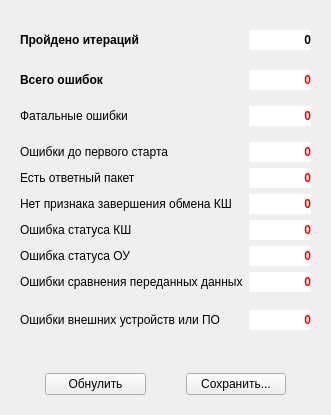
<?xml version="1.0" encoding="UTF-8"?>
<ui version="4.0">
 <class>TestInvalidErr</class>
 <widget class="QWidget" name="TestInvalidErr">
  <property name="geometry">
   <rect>
    <x>0</x>
    <y>0</y>
    <width>331</width>
    <height>415</height>
   </rect>
  </property>
  <property name="windowTitle">
   <string>Неопределённые команды. Статистика ошибок.</string>
  </property>
  <property name="windowIcon">
   <iconset resource="../tgca/tgca.qrc">
    <normaloff>:/pictogram/trash.png</normaloff>:/pictogram/trash.png</iconset>
  </property>
  <layout class="QGridLayout" name="gridLayout" columnstretch="3,1">
   <property name="leftMargin">
    <number>20</number>
   </property>
   <property name="topMargin">
    <number>30</number>
   </property>
   <property name="rightMargin">
    <number>20</number>
   </property>
   <property name="bottomMargin">
    <number>0</number>
   </property>
   <item row="14" column="0">
    <widget class="QLabel" name="label_3">
     <property name="text">
      <string>Ошибки внешних устройств или ПО</string>
     </property>
    </widget>
   </item>
   <item row="13" column="0">
    <widget class="QLabel" name="label_11">
     <property name="maximumSize">
      <size>
       <width>16777215</width>
       <height>6</height>
      </size>
     </property>
     <property name="text">
      <string/>
     </property>
    </widget>
   </item>
   <item row="14" column="1">
    <widget class="QLabel" name="otherErr">
     <property name="minimumSize">
      <size>
       <width>0</width>
       <height>20</height>
      </size>
     </property>
     <property name="font">
      <font>
       <weight>75</weight>
       <bold>true</bold>
      </font>
     </property>
     <property name="styleSheet">
      <string notr="true">color: rgb(255, 0, 0);
background-color: rgb(255, 255, 255);
</string>
     </property>
     <property name="text">
      <string>0</string>
     </property>
     <property name="alignment">
      <set>Qt::AlignRight|Qt::AlignTrailing|Qt::AlignVCenter</set>
     </property>
    </widget>
   </item>
   <item row="2" column="1">
    <widget class="QLabel" name="totalErr">
     <property name="minimumSize">
      <size>
       <width>0</width>
       <height>20</height>
      </size>
     </property>
     <property name="font">
      <font>
       <weight>75</weight>
       <bold>true</bold>
      </font>
     </property>
     <property name="styleSheet">
      <string notr="true">color: rgb(255, 0, 0);
background-color: rgb(255, 255, 255);</string>
     </property>
     <property name="text">
      <string>0</string>
     </property>
     <property name="alignment">
      <set>Qt::AlignRight|Qt::AlignTrailing|Qt::AlignVCenter</set>
     </property>
    </widget>
   </item>
   <item row="0" column="1">
    <widget class="QLabel" name="totalIter">
     <property name="minimumSize">
      <size>
       <width>0</width>
       <height>20</height>
      </size>
     </property>
     <property name="font">
      <font>
       <weight>75</weight>
       <bold>true</bold>
      </font>
     </property>
     <property name="styleSheet">
      <string notr="true">background-color: rgb(255, 255, 255);</string>
     </property>
     <property name="text">
      <string>0</string>
     </property>
     <property name="alignment">
      <set>Qt::AlignRight|Qt::AlignTrailing|Qt::AlignVCenter</set>
     </property>
    </widget>
   </item>
   <item row="10" column="0">
    <widget class="QLabel" name="label_5">
     <property name="text">
      <string>Ошибка статуса КШ</string>
     </property>
    </widget>
   </item>
   <item row="16" column="0" colspan="2">
    <layout class="QHBoxLayout" name="horizontalLayout">
     <property name="spacing">
      <number>40</number>
     </property>
     <property name="leftMargin">
      <number>25</number>
     </property>
     <property name="topMargin">
      <number>20</number>
     </property>
     <property name="rightMargin">
      <number>25</number>
     </property>
     <property name="bottomMargin">
      <number>20</number>
     </property>
     <item>
      <widget class="QPushButton" name="toZero">
       <property name="text">
        <string>Обнулить</string>
       </property>
      </widget>
     </item>
     <item>
      <widget class="QPushButton" name="save">
       <property name="text">
        <string>Сохранить...</string>
       </property>
      </widget>
     </item>
    </layout>
   </item>
   <item row="2" column="0">
    <widget class="QLabel" name="label_2">
     <property name="font">
      <font>
       <weight>75</weight>
       <bold>true</bold>
      </font>
     </property>
     <property name="text">
      <string>Всего ошибок</string>
     </property>
    </widget>
   </item>
   <item row="0" column="0">
    <widget class="QLabel" name="label">
     <property name="font">
      <font>
       <weight>75</weight>
       <bold>true</bold>
      </font>
     </property>
     <property name="text">
      <string>Пройдено итераций</string>
     </property>
    </widget>
   </item>
   <item row="5" column="0">
    <widget class="QLabel" name="label_17">
     <property name="maximumSize">
      <size>
       <width>16777215</width>
       <height>4</height>
      </size>
     </property>
     <property name="text">
      <string/>
     </property>
    </widget>
   </item>
   <item row="10" column="1">
    <widget class="QLabel" name="errStatusBC">
     <property name="minimumSize">
      <size>
       <width>0</width>
       <height>20</height>
      </size>
     </property>
     <property name="font">
      <font>
       <weight>75</weight>
       <bold>true</bold>
      </font>
     </property>
     <property name="styleSheet">
      <string notr="true">color: rgb(255, 0, 0);
background-color: rgb(255, 255, 255);</string>
     </property>
     <property name="text">
      <string>0</string>
     </property>
     <property name="alignment">
      <set>Qt::AlignRight|Qt::AlignTrailing|Qt::AlignVCenter</set>
     </property>
    </widget>
   </item>
   <item row="1" column="0">
    <widget class="QLabel" name="label_9">
     <property name="maximumSize">
      <size>
       <width>16777215</width>
       <height>8</height>
      </size>
     </property>
     <property name="text">
      <string/>
     </property>
    </widget>
   </item>
   <item row="3" column="0">
    <widget class="QLabel" name="label_10">
     <property name="maximumSize">
      <size>
       <width>16777215</width>
       <height>4</height>
      </size>
     </property>
     <property name="text">
      <string/>
     </property>
    </widget>
   </item>
   <item row="6" column="1">
    <widget class="QLabel" name="errBefore">
     <property name="minimumSize">
      <size>
       <width>0</width>
       <height>20</height>
      </size>
     </property>
     <property name="font">
      <font>
       <weight>75</weight>
       <bold>true</bold>
      </font>
     </property>
     <property name="styleSheet">
      <string notr="true">color: rgb(255, 0, 0);
background-color: rgb(255, 255, 255);</string>
     </property>
     <property name="text">
      <string>0</string>
     </property>
     <property name="alignment">
      <set>Qt::AlignRight|Qt::AlignTrailing|Qt::AlignVCenter</set>
     </property>
    </widget>
   </item>
   <item row="12" column="0">
    <widget class="QLabel" name="label_8">
     <property name="text">
      <string>Ошибки сравнения переданных данных</string>
     </property>
    </widget>
   </item>
   <item row="15" column="0">
    <spacer name="verticalSpacer">
     <property name="orientation">
      <enum>Qt::Vertical</enum>
     </property>
     <property name="sizeHint" stdset="0">
      <size>
       <width>20</width>
       <height>40</height>
      </size>
     </property>
    </spacer>
   </item>
   <item row="9" column="0">
    <widget class="QLabel" name="label_6">
     <property name="font">
      <font>
       <weight>50</weight>
       <bold>false</bold>
      </font>
     </property>
     <property name="text">
      <string>Нет признака завершения обмена КШ</string>
     </property>
    </widget>
   </item>
   <item row="7" column="0">
    <widget class="QLabel" name="label_4">
     <property name="text">
      <string>Есть ответный пакет</string>
     </property>
    </widget>
   </item>
   <item row="7" column="1">
    <widget class="QLabel" name="errYesSW">
     <property name="minimumSize">
      <size>
       <width>0</width>
       <height>20</height>
      </size>
     </property>
     <property name="font">
      <font>
       <weight>75</weight>
       <bold>true</bold>
      </font>
     </property>
     <property name="styleSheet">
      <string notr="true">color: rgb(255, 0, 0);
background-color: rgb(255, 255, 255);</string>
     </property>
     <property name="text">
      <string>0</string>
     </property>
     <property name="alignment">
      <set>Qt::AlignRight|Qt::AlignTrailing|Qt::AlignVCenter</set>
     </property>
    </widget>
   </item>
   <item row="4" column="1">
    <widget class="QLabel" name="errFatal">
     <property name="minimumSize">
      <size>
       <width>0</width>
       <height>20</height>
      </size>
     </property>
     <property name="font">
      <font>
       <weight>75</weight>
       <bold>true</bold>
      </font>
     </property>
     <property name="styleSheet">
      <string notr="true">color: rgb(255, 0, 0);
background-color: rgb(255, 255, 255);</string>
     </property>
     <property name="text">
      <string>0</string>
     </property>
     <property name="alignment">
      <set>Qt::AlignRight|Qt::AlignTrailing|Qt::AlignVCenter</set>
     </property>
    </widget>
   </item>
   <item row="9" column="1">
    <widget class="QLabel" name="errNoFinBC">
     <property name="minimumSize">
      <size>
       <width>0</width>
       <height>20</height>
      </size>
     </property>
     <property name="font">
      <font>
       <weight>75</weight>
       <bold>true</bold>
      </font>
     </property>
     <property name="styleSheet">
      <string notr="true">color: rgb(255, 0, 0);
background-color: rgb(255, 255, 255);</string>
     </property>
     <property name="text">
      <string>0</string>
     </property>
     <property name="alignment">
      <set>Qt::AlignRight|Qt::AlignTrailing|Qt::AlignVCenter</set>
     </property>
    </widget>
   </item>
   <item row="4" column="0">
    <widget class="QLabel" name="labelErrFatal">
     <property name="text">
      <string>Фатальные ошибки</string>
     </property>
    </widget>
   </item>
   <item row="12" column="1">
    <widget class="QLabel" name="errCompare">
     <property name="minimumSize">
      <size>
       <width>0</width>
       <height>20</height>
      </size>
     </property>
     <property name="font">
      <font>
       <weight>75</weight>
       <bold>true</bold>
      </font>
     </property>
     <property name="styleSheet">
      <string notr="true">color: rgb(255, 0, 0);
background-color: rgb(255, 255, 255);</string>
     </property>
     <property name="text">
      <string>0</string>
     </property>
     <property name="alignment">
      <set>Qt::AlignRight|Qt::AlignTrailing|Qt::AlignVCenter</set>
     </property>
    </widget>
   </item>
   <item row="11" column="0">
    <widget class="QLabel" name="label_7">
     <property name="text">
      <string>Ошибка статуса ОУ</string>
     </property>
    </widget>
   </item>
   <item row="11" column="1">
    <widget class="QLabel" name="errStatusRT">
     <property name="minimumSize">
      <size>
       <width>0</width>
       <height>20</height>
      </size>
     </property>
     <property name="font">
      <font>
       <weight>75</weight>
       <bold>true</bold>
      </font>
     </property>
     <property name="styleSheet">
      <string notr="true">color: rgb(255, 0, 0);
background-color: rgb(255, 255, 255);</string>
     </property>
     <property name="text">
      <string>0</string>
     </property>
     <property name="alignment">
      <set>Qt::AlignRight|Qt::AlignTrailing|Qt::AlignVCenter</set>
     </property>
    </widget>
   </item>
   <item row="6" column="0">
    <widget class="QLabel" name="label_14">
     <property name="text">
      <string>Ошибки до первого старта</string>
     </property>
    </widget>
   </item>
  </layout>
 </widget>
 <resources>
  <include location="../tgca/tgca.qrc"/>
 </resources>
 <connections/>
</ui>
